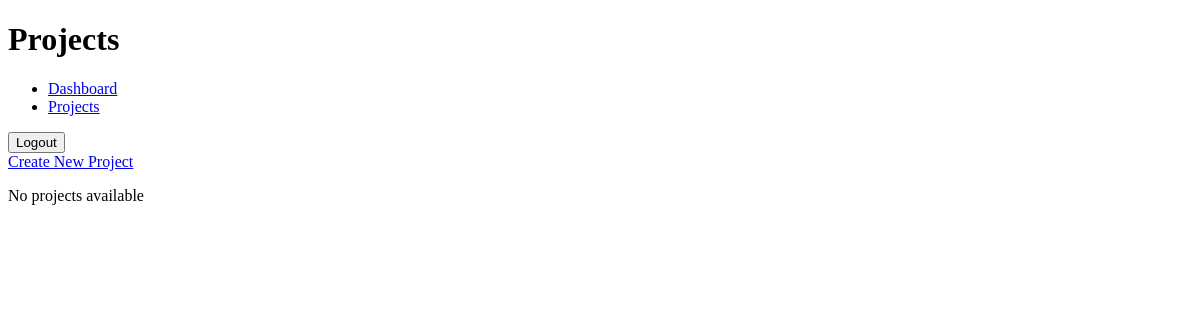
/projects (signed in), run on an earlier commit of the app's database.
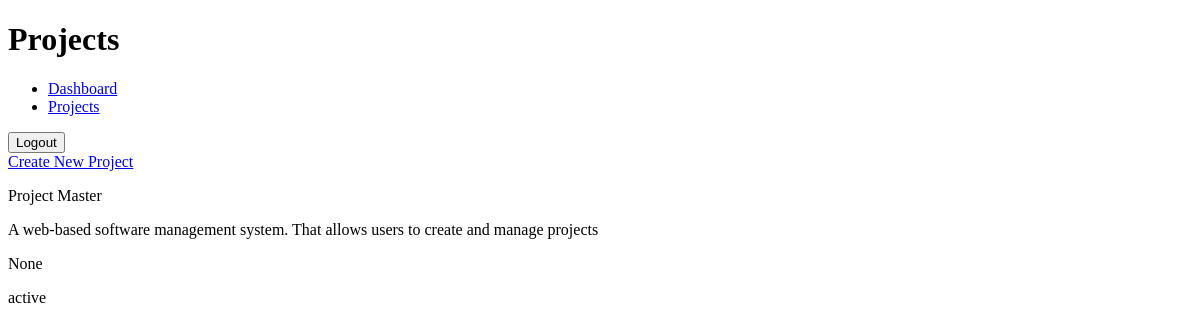
And on a later commit of the database.
### models.py (models this page shows)
class Project(db.Model):
    projectId: Mapped[int] = mapped_column(primary_key=True)
    userId: Mapped[int] = mapped_column(ForeignKey('user.userId'), nullable=False)
    projectName:Mapped[str] = mapped_column(nullable=False)
    description:Mapped[str] = mapped_column(nullable=True)
    startDate: Mapped[datetime] = mapped_column(nullable=True)
    status: Mapped[str] = mapped_column(nullable=False)
    createdAt:Mapped[datetime] = mapped_column(default=lambda: datetime.now(timezone.utc) ,nullable=False)

### app.py (the view)
@app.route('/projects', methods=['GET','POST'])
@login_required
def project_page():
    projects = Project.query.filter_by(userId=current_user.userId).all()
    return render_template('projects.html', projects=projects)

### app.py (called while the page is built)
@login_manager.user_loader
def load_user(user_id):
    return User.query.get(int(user_id))

### templates/projects.html (shortened to what this page needs)
<!DOCTYPE html>
<html lang="en">
<head>
</head>
<body>
    <h1>Projects</h1>
    <div class="nav-layout">
        <nav class="nav-bar">
            <ul>
                <li><a href="{{ url_for('dashboard') }}">Dashboard</a></li>
                <li><a href="{{ url_for('project_page') }}">Projects</a></li>
            </ul>
            <form action="{{ url_for('logout')}}" method="POST">
                <button type="submit">Logout</button>
            </form>
        </nav>
    </div>
    <div class="new-prj-bttn">
        <a href="{{ url_for('new_project')}}">Create New Project</a>
    </div>
    <div class="project-list">
        {% for project in projects %}
            <div class = "project-item">
                <p>{{ project.projectName }}</p>
                <p>{{ project.description }}</p>
                <p>{{ project.startDate }}</p>
                <p>{{ project.status }}</p>
            </div>
        {% else %}
            <p>No projects available</p>
        {% endfor %}
    </div>
</body>
</html>

What changed in the data, as far as the page shows it:
added Project: projectName "Project Master", description "A web-based software management system. That allows users to create and manage projects", startDate "None", status "active"
Also different on the page:
text no longer shown: "No projects available"
